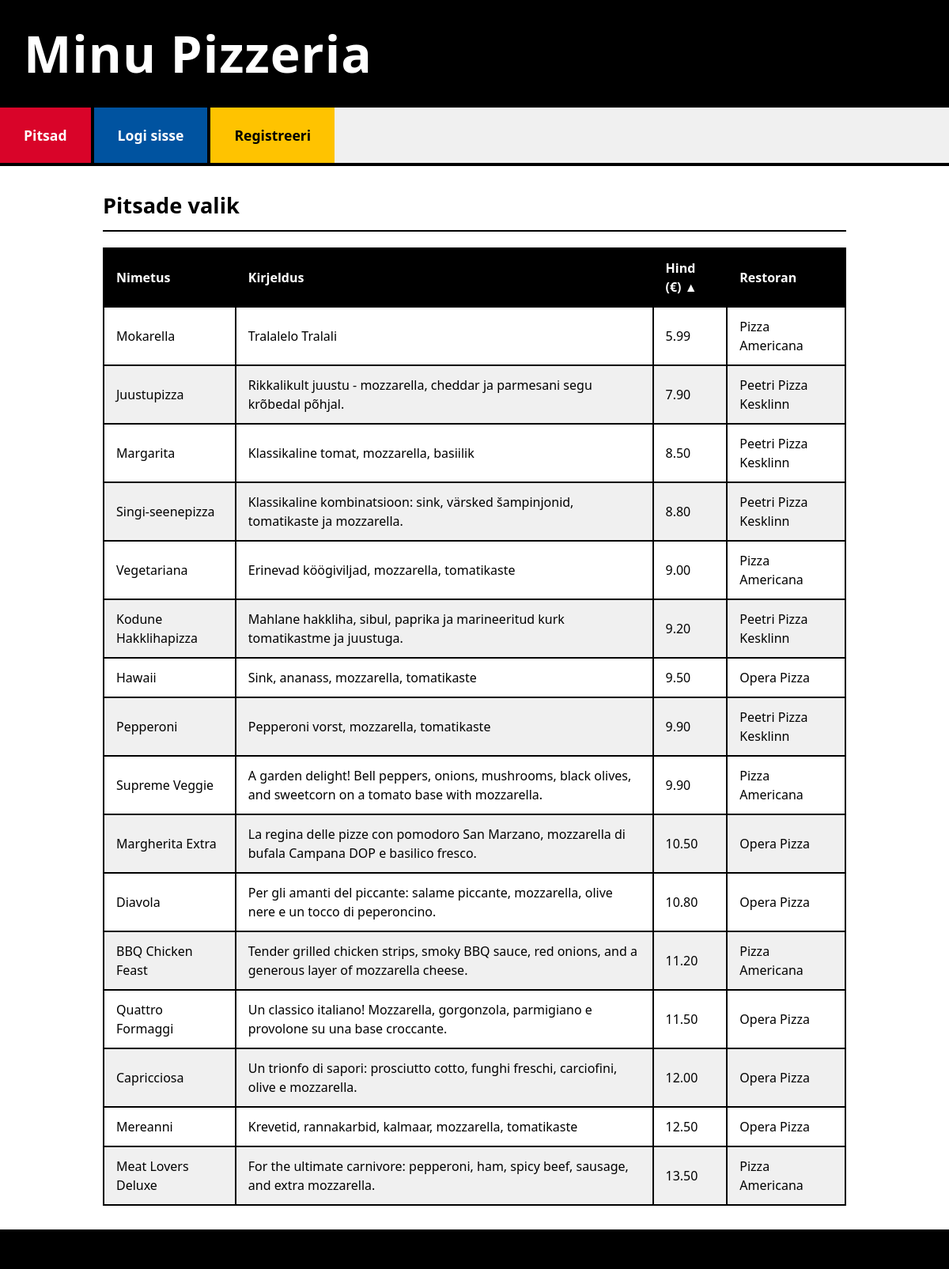
/pizzas_list.php?sort=hind&dir=ASC, run on the app's committed database.
### tables this page shows
CREATE TABLE `pitsad` (
  `PitsaID` int(11) NOT NULL,
  `Nimetus` varchar(100) NOT NULL,
  `Kirjeldus` text DEFAULT NULL,
  `Hind` decimal(10,2) NOT NULL,
  `RestoranID` int(11) DEFAULT NULL
);

CREATE TABLE `pitsarestoranid` (
  `RestoranID` int(11) NOT NULL,
  `Nimi` varchar(255) NOT NULL,
  `Aadress` text DEFAULT NULL,
  `Telefon` varchar(50) DEFAULT NULL,
  `AvatudAlates` time DEFAULT NULL,
  `AvatudKuni` time DEFAULT NULL
);

### abifunktsioonid.php (called while the page is built, shortened)
<?php
function saa_koik_pitsad($sort_column = 'p.Nimetus', $sort_direction = 'ASC') {
    global $yhendus;
    $pitsad = [];
    $allowed_sort_columns = ['p.Nimetus', 'p.Hind', 'pr.Nimi'];
    $allowed_sort_directions = ['ASC', 'DESC'];
    $sql = "SELECT p.*, pr.Nimi as RestoraniNimi
            FROM pitsad p
            LEFT JOIN pitsarestoranid pr ON p.RestoranID = pr.RestoranID
            ORDER BY " . $yhendus->real_escape_string($sort_column) . " " . $yhendus->real_escape_string($sort_direction);
    $result = $yhendus->query($sql);
    if ($result->num_rows > 0) {
        while ($row = $result->fetch_assoc()) {
            $pitsad[] = $row;
        }
    }
    return $pitsad;
}
?>

### pizzas_list.php (the view, shortened to what this page needs)
<?php
require_once('conf3.php');
require_once('abifunktsioonid.php');
$sort_column = isset($_GET['sort']) ? $_GET['sort'] : 'p.Nimetus';
$sort_direction = isset($_GET['dir']) ? strtoupper($_GET['dir']) : 'ASC';
$allowed_get_sort_columns = [
    'nimetus' => 'p.Nimetus',
    'hind' => 'p.Hind',
    'restoran' => 'pr.Nimi'
];
if (isset($allowed_get_sort_columns[$sort_column])) {
    $db_sort_column = $allowed_get_sort_columns[$sort_column];
} else {
    $db_sort_column = 'p.Nimetus';
    $sort_column = 'nimetus';
}
$pitsad = saa_koik_pitsad($db_sort_column, $sort_direction);
require_once('header.php');
?>
    <div class="content-block">
        <h2>Pitsade valik</h2>
        <?php if (!empty($pitsad)): ?>
            <table>
                <thead>
                <tr>
                    <th>
                        <a href="pizzas_list.php?sort=nimetus&dir=<?php echo ($sort_column == 'nimetus' && $sort_direction == 'ASC') ? 'DESC' : 'ASC'; ?>">
                            Nimetus <?php if ($sort_column == 'nimetus') echo ($sort_direction == 'ASC' ? '▲' : '▼'); ?>
                        </a>
                    </th>
                    <th>Kirjeldus</th>
                    <th>
                        <a href="pizzas_list.php?sort=hind&dir=<?php echo ($sort_column == 'hind' && $sort_direction == 'ASC') ? 'DESC' : 'ASC'; ?>">
                            Hind (€) <?php if ($sort_column == 'hind') echo ($sort_direction == 'ASC' ? '▲' : '▼'); ?>
                        </a>
                    </th>
                    <th>
                        <a href="pizzas_list.php?sort=restoran&dir=<?php echo ($sort_column == 'restoran' && $sort_direction == 'ASC') ? 'DESC' : 'ASC'; ?>">
                            Restoran <?php if ($sort_column == 'restoran') echo ($sort_direction == 'ASC' ? '▲' : '▼'); ?>
                        </a>
                    </th>
                </tr>
                </thead>
                <tbody>
                <?php foreach ($pitsad as $pitsa): ?>
                    <tr>
                        <td><?php echo htmlspecialchars($pitsa['Nimetus']); ?></td>
                        <td><?php echo nl2br(htmlspecialchars($pitsa['Kirjeldus'])); ?></td>
                        <td><?php echo htmlspecialchars(number_format($pitsa['Hind'], 2)); ?></td>
                        <td><?php echo htmlspecialchars($pitsa['RestoraniNimi'] ?? 'N/A'); ?></td>
                    </tr>
                <?php endforeach; ?>
                </tbody>
            </table>
        <?php else: ?>
            <p>Hetkel ei ole ühtegi pitsat saadaval.</p>
            <?php if ($yhendus->error) echo "<p style='color:red'>Andmebaasi viga: " . htmlspecialchars($yhendus->error) . "</p>";  ?>
        <?php endif; ?>
    </div>
<?php
require_once('footer.php');
?>

### style.css (style rules this page uses)
* { box-sizing: border-box; margin: 0; padding: 0; }
body { font-family: 'Segoe UI', Arial, sans-serif; background-color: #E0E0E0; color: #000000; line-height: 1.5; }
.content-block { padding: 30px; border-bottom: 4px solid #000000; }
.content-block:last-child { border-bottom: none; }
.content-block h2 { font-size: 1.7em; color: #000000; margin-bottom: 20px; padding-bottom: 10px; border-bottom: 2px solid #000000; font-weight: 600; }
table { width: 100%; border-collapse: collapse; margin-top: 10px; }
th, td { border: 2px solid #000000; padding: 12px 15px; text-align: left; background-color: #FFFFFF; }
th { background-color: #000000; color: white; font-weight: 600; }
th a { color: white; text-decoration: none; }
tr:nth-child(even) td { background-color: #F0F0F0; }

### data on the page
pitsad: Nimetus "Mokarella", Kirjeldus "Tralalelo Tralali", Hind "5.99", RestoranID.Nimi "Pizza Americana"
pitsad: Nimetus "Juustupizza", Kirjeldus "Rikkalikult juustu - mozzarella, cheddar ja parmesani segu krõbedal põhjal.", Hind "7.90", RestoranID.Nimi "Peetri Pizza Kesklinn"
pitsad: Nimetus "Margarita", Kirjeldus "Klassikaline tomat, mozzarella, basiilik", Hind "8.50", RestoranID.Nimi "Peetri Pizza Kesklinn"
pitsad: Nimetus "Singi-seenepizza", Kirjeldus "Klassikaline kombinatsioon: sink, värsked šampinjonid, tomatikaste ja mozzarella.", Hind "8.80", RestoranID.Nimi "Peetri Pizza Kesklinn"
pitsad: Nimetus "Vegetariana", Kirjeldus "Erinevad köögiviljad, mozzarella, tomatikaste", Hind "9.00", RestoranID.Nimi "Pizza Americana"
pitsad: Nimetus "Kodune Hakklihapizza", Kirjeldus "Mahlane hakkliha, sibul, paprika ja marineeritud kurk tomatikastme ja juustuga.", Hind "9.20", RestoranID.Nimi "Peetri Pizza Kesklinn"
pitsad: Nimetus "Hawaii", Kirjeldus "Sink, ananass, mozzarella, tomatikaste", Hind "9.50", RestoranID.Nimi "Opera Pizza"
pitsad: Nimetus "Pepperoni", Kirjeldus "Pepperoni vorst, mozzarella, tomatikaste", Hind "9.90", RestoranID.Nimi "Peetri Pizza Kesklinn"
pitsad: Nimetus "Supreme Veggie", Kirjeldus "A garden delight! Bell peppers, onions, mushrooms, black olives, and sweetcorn on a tomato base with mozzarella.", Hind "9.90", RestoranID.Nimi "Pizza Americana"
pitsad: Nimetus "Margherita Extra", Kirjeldus "La regina delle pizze con pomodoro San Marzano, mozzarella di bufala Campana DOP e basilico fresco.", Hind "10.50", RestoranID.Nimi "Opera Pizza"
pitsad: Nimetus "Diavola", Kirjeldus "Per gli amanti del piccante: salame piccante, mozzarella, olive nere e un tocco di peperoncino.", Hind "10.80", RestoranID.Nimi "Opera Pizza"
pitsad: Nimetus "BBQ Chicken Feast", Kirjeldus "Tender grilled chicken strips, smoky BBQ sauce, red onions, and a generous layer of mozzarella cheese.", Hind "11.20", RestoranID.Nimi "Pizza Americana"
pitsad: Nimetus "Quattro Formaggi", Kirjeldus "Un classico italiano! Mozzarella, gorgonzola, parmigiano e provolone su una base croccante.", Hind "11.50", RestoranID.Nimi "Opera Pizza"
pitsad: Nimetus "Capricciosa", Kirjeldus "Un trionfo di sapori: prosciutto cotto, funghi freschi, carciofini, olive e mozzarella.", Hind "12.00", RestoranID.Nimi "Opera Pizza"
pitsad: Nimetus "Mereanni", Kirjeldus "Krevetid, rannakarbid, kalmaar, mozzarella, tomatikaste", Hind "12.50", RestoranID.Nimi "Opera Pizza"
pitsad: Nimetus "Meat Lovers Deluxe", Kirjeldus "For the ultimate carnivore: pepperoni, ham, spicy beef, sausage, and extra mozzarella.", Hind "13.50", RestoranID.Nimi "Pizza Americana"
